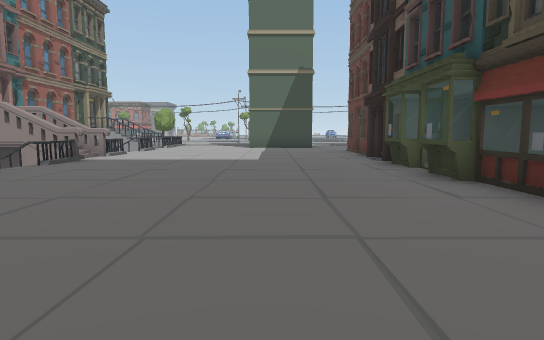
view 1 (above)

24 first-person views from a walk through a Unity game level. The camera is 1.2 m above the floor, tilts 6° down and sees 75° across. The floor is counted in squares, 2 m on a side. Each view is taken from the middle of a square. On the plan, view 1 faces up. The plan holds only what a view shows up to about 10 squares ahead; the rest is blank. The place goes on beyond the plan.

view 2
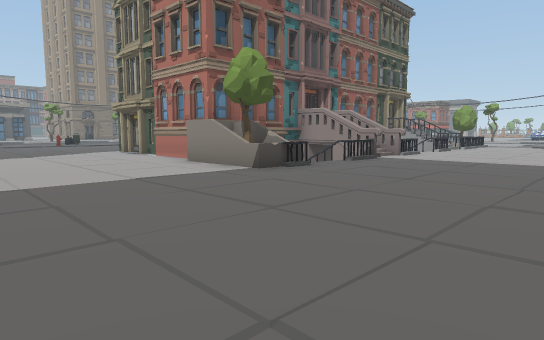

view 3
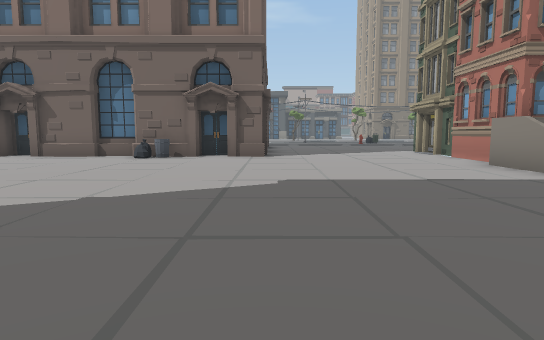

view 4
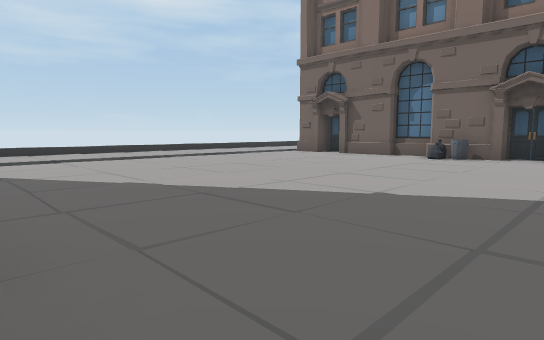

view 5
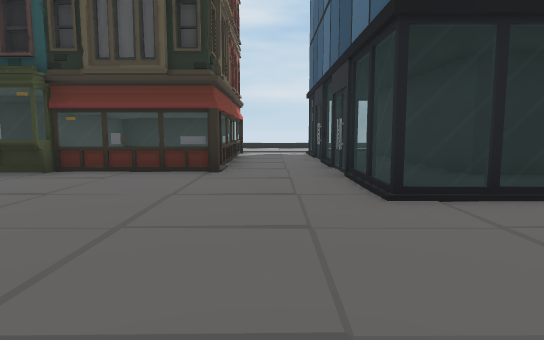

view 6
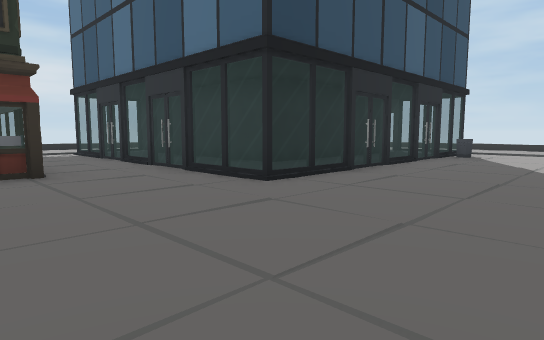

view 7
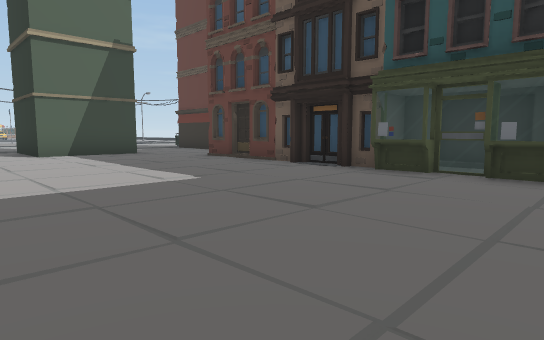

view 8
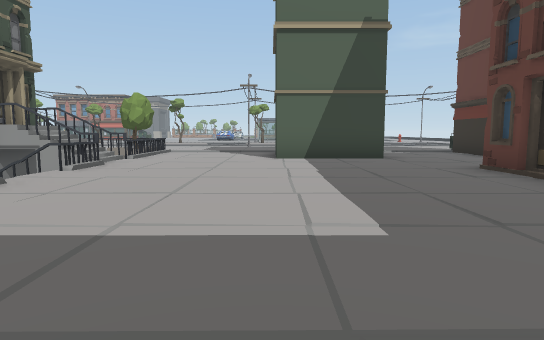

view 9
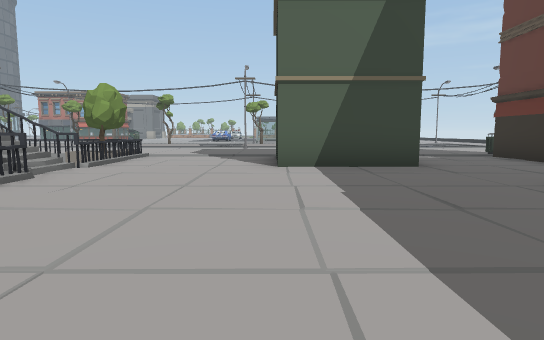

view 10
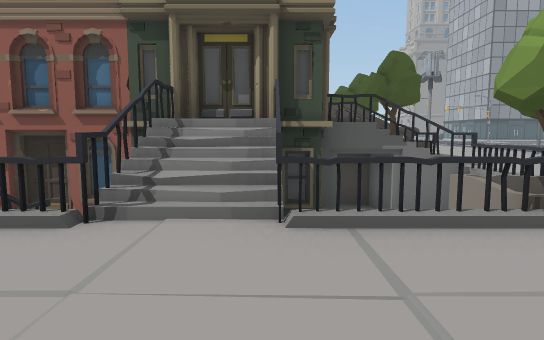

view 11
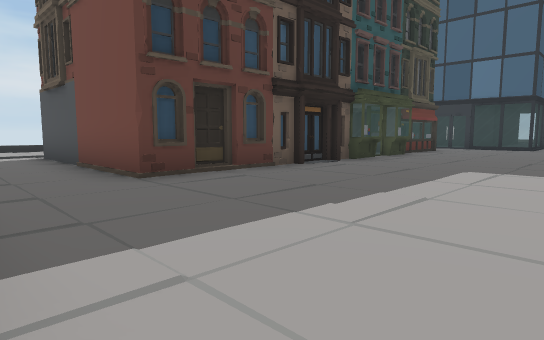

view 12
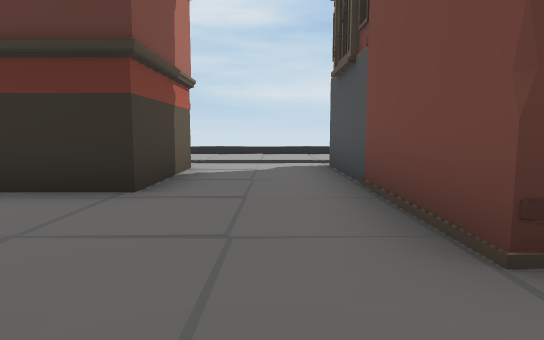

view 13
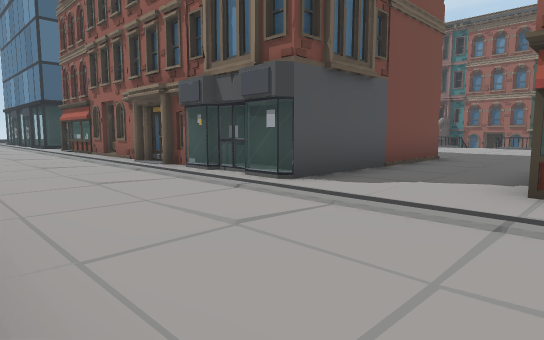

view 14
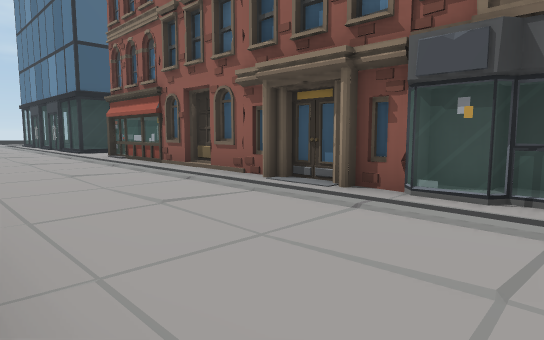

view 15
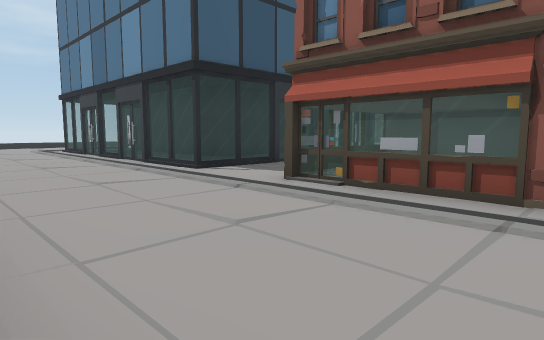

view 16
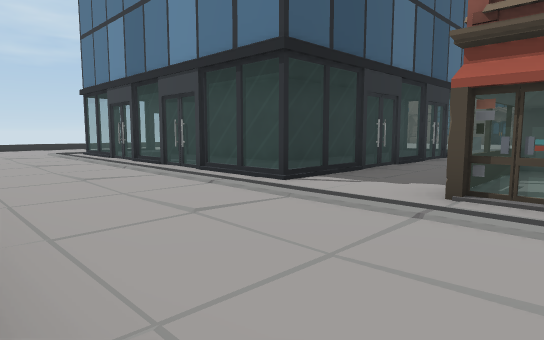

view 17
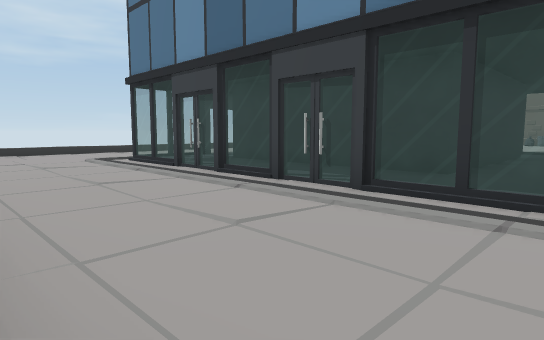

view 18
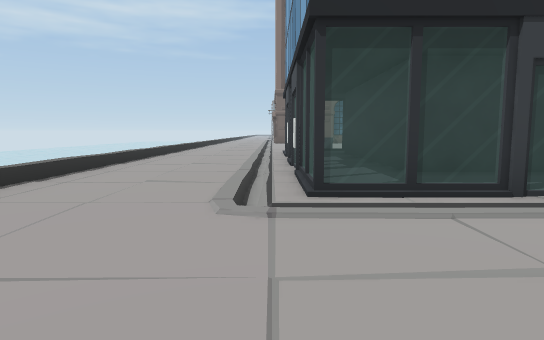

view 19
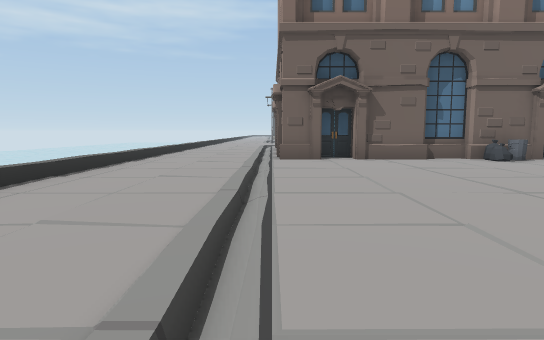

view 20
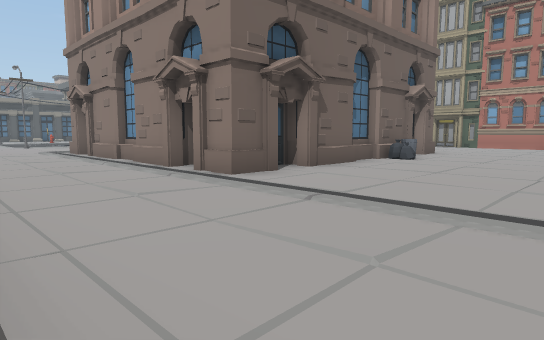

view 21
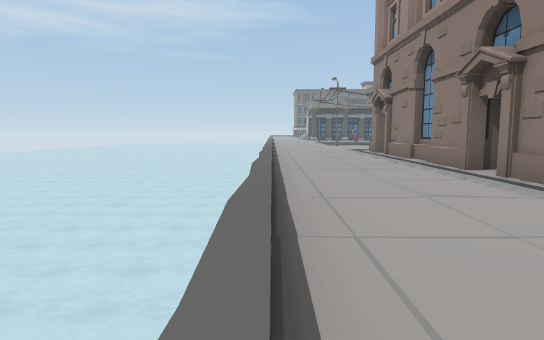

view 22
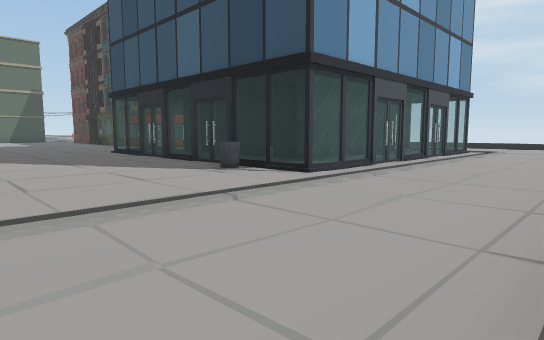

view 23
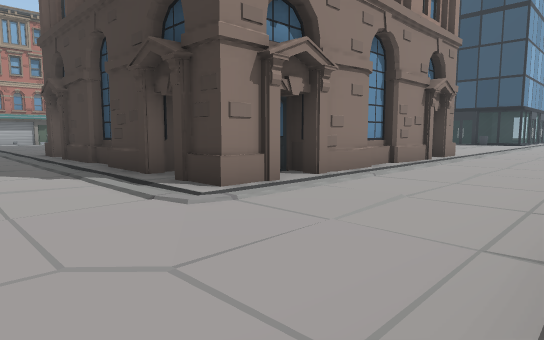

view 24
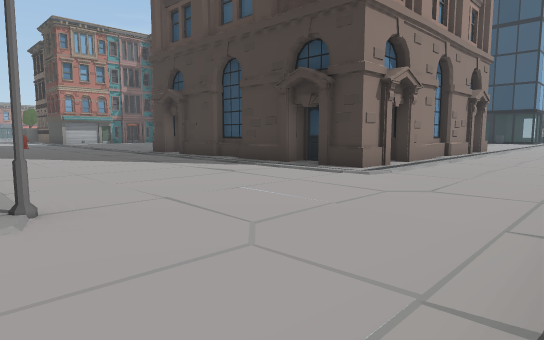

### Floor plan
Key: @ floor where view 1 was taken; # wall or solid block; . main floor; : floor 0.25 m higher than the main floor; / step, stairs or slope; = window, fence, low wall or low ledge; ≈ water the walk keeps out of; v drop or lower ground; B building; T tree; O other object.
Columns run from 22 left of view 1 to 11 right of it. Each row starts with its distance up from view 1.
 17             #O/##T////B  ..#
 16           T#####OT/..B  ...#
 15             #O ##=/..B  ...##=/../
 14                ≈##/.........../../
 13                ≈##............/../
 12                ###/......###BB/../
 11                #  .......#   B/../
 10                #  /......#   B/../
  9                 ###......#   #/../
  8                 ###......#   #/../
  7                  #/......##  #/../
  6                   .......B#  #/..
  5             ### OT/......##  #/../
  4             ....OO.......BBBBB/../
  3            ..............B:B:=/../
  2            ..............BBBBB/../
  1             ................../../
  0   .. /B     B.........@BBBBBBB/../
 -1  ..../#     #B........B       /../
 -2  ..../#     #B........B BBBBB /../
 -3  ..../#     ##........B B   B=/../
 -4  ..../B      B......../ B   B=/../
 -5  ..../#     ##........B B   B /..
 -6  ..../#     #B........= BBBBB=/..
 -7 /..../#######B........B= = ===/..
 -8 #..../BB#.BBBB/////////////////../
 -9 .................................
-10 .................................
-11 /////////////////////////////////
-12           vvvv

Where each view was taken, in squares from view 1:
view 1: 0 up, 0 right, facing up
view 2: 0 up, 0 right, facing up-left
view 3: 0 up, 0 right, facing left
view 4: 0 up, 0 right, facing down-left
view 5: 1 up, 3 left, facing right
view 6: 3 up, 3 left, facing down-right
view 7: 4 up, 3 left, facing up-right
view 8: 6 up, 1 left, facing up
view 9: 8 up, 1 left, facing up
view 10: 14 up, 2 left, facing left
view 11: 14 up, 2 left, facing down-right
view 12: 13 up, 1 right, facing right
view 13: 15 up, 11 right, facing down-left
view 14: 11 up, 11 right, facing down-left
view 15: 5 up, 11 right, facing down-left
view 16: 3 up, 11 right, facing down-left
view 17: 0 up, 11 right, facing down-left
view 18: 8 down, 11 right, facing left
view 19: 8 down, 1 left, facing left
view 20: 11 down, 5 left, facing up-left
view 21: 11 down, 5 left, facing left
view 22: 11 down, 4 left, facing up-right
view 23: 11 down, 19 left, facing up-right
view 24: 11 down, 22 left, facing up-right
